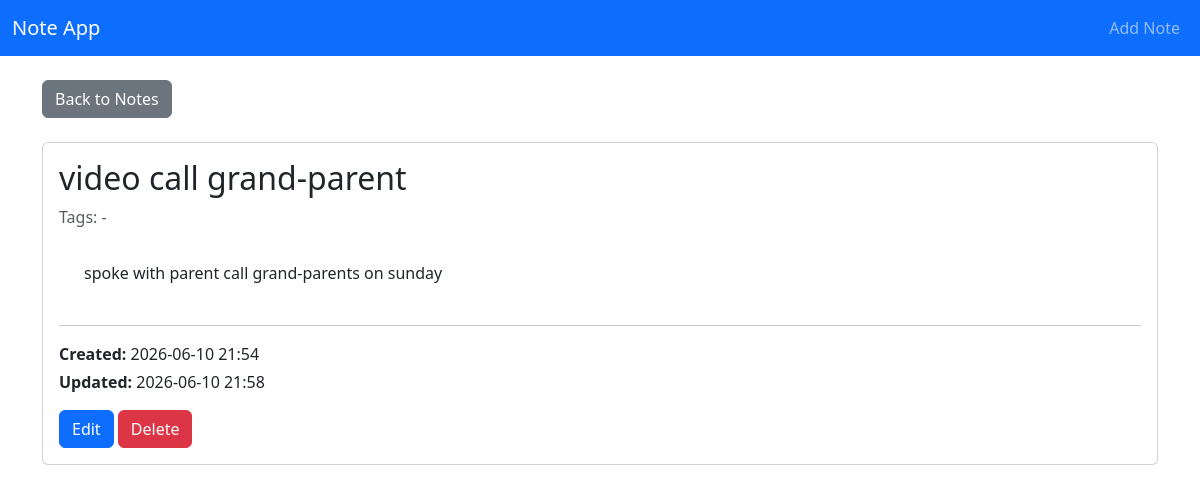
Page /note/5 on the committed database.
### note_app/app.py (models this page shows, shortened)
class Note(db.Model):
    id = db.Column(db.Integer, primary_key=True)
    title = db.Column(db.String(150), nullable=False)
    body = db.Column(db.Text, nullable=True)
    tags = db.Column(db.String(100), nullable=True)
    created_at = db.Column(db.DateTime, default=datetime.utcnow)
    updated_at = db.Column(db.DateTime, default=datetime.utcnow, onupdate=datetime.utcnow)

### note_app/app.py (the view)
@app.route('/note/<int:note_id>')
def view_note(note_id):
    note = Note.query.get_or_404(note_id)
    return render_template('view_note.html', note=note)

### note_app/templates/view_note.html
{% extends 'base.html' %} {% block content %}
<div class="mb-4">
  <a class="btn btn-secondary" href="{{ url_for('index') }}">Back to Notes</a>
</div>
<div class="card">
  <div class="card-body">
    <h2 class="card-title">{{ note.title }}</h2>
    {% if note.tags %}
    <p class="text-muted mb-2">Tags: {{ note.tags }}</p>
    {% endif %}
    <p class="card-text white-space-pre-wrap">
      {{ note.body or 'No content.' }}
    </p>
    <hr />
    <p class="mb-1">
      <strong>Created:</strong> {{ note.created_at.strftime('%Y-%m-%d %H:%M') }}
    </p>
    <p class="mb-3">
      <strong>Updated:</strong> {{ note.updated_at.strftime('%Y-%m-%d %H:%M') }}
    </p>
    <a
      class="btn btn-primary"
      href="{{ url_for('edit_note', note_id=note.id) }}"
      >Edit</a
    >
    <form
      class="d-inline"
      method="post"
      action="{{ url_for('delete_note', note_id=note.id) }}"
    >
      <button
        class="btn btn-danger"
        onclick="return confirm('Delete this note?');"
      >
        Delete
      </button>
    </form>
  </div>
</div>
{% endblock %}

### note_app/static/css/styles.css (style rules this page uses)
.white-space-pre-wrap { white-space: pre-wrap; }

### rows in the picture
Note: title "video call grand-parent", tags "-", body "spoke with parent call grand-parents on sunday", created_at "2026-06-10 21:54", updated_at "2026-06-10 21:58"
